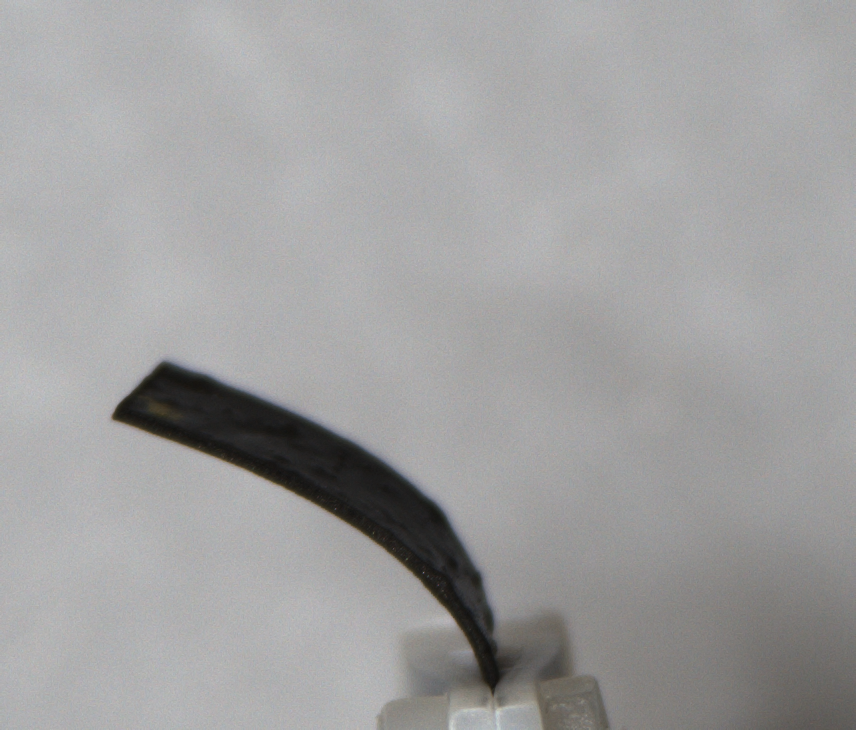
#> input picture exps_1_and_2/18_7_2025_exp/exp1/test1/Ecoflex_3_0_1.bmp, 856 x 730 px, found by its file name
$ python midline_extract.py
#> lines starting #> are read from the running program, lines starting #| are printed output that depends on the picture; after the words box and inside, x2 and y2 are one past the last pixel; in counts of white or black regions, pixels touching at a corner belong together
from skimage.morphology import skeletonize
from skimage import img_as_bool
import numpy as np
from PIL import Image
import cv2
import os
import matplotlib.pyplot as plt
from skimage import measure
from scipy.ndimage import gaussian_filter1d

numoflayer = '3layer'
ratio = '_1to1'
kuadu = '_3mm'
frequency = '_1Hz'
cichangqiangdu = '_30mT'

y_min = 200
y_max = 660
x_min = 157
x_max = 664

y_length = y_max-y_min
x_length = x_max-x_min

binary_threshold = 47


'调整尺寸和二值化阈值并提取中心线，且找到原点与放缩比例'
filename = r"C:\Users\xchenim\Documents\GitHub\Bayesian_Optimization_for_Sheet_Robots\19_7_Excel\test10\Ecoflex_3_0_1.bmp"
# filename = "D:\\biaozhengshiyan2024-04-25\\2zhouqi_3mmx12mm_2Hz_max_final_2024-05-04_C001H001S0001\\biaochi.png"
ori = cv2.imread(filename)
#> ori is the input picture: shape (730, 856, 3); mean B, G, R 159.9, 159.7, 160.2
ori_img = cv2.imread(filename)[y_min:y_max, x_min:x_max]
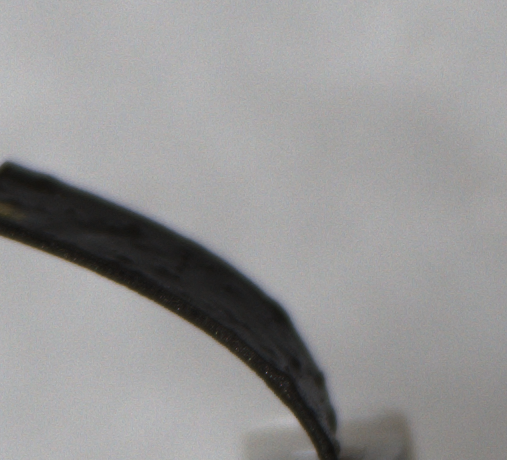
#> ori_img: shape (460, 507, 3); mean B, G, R 150.2, 150.2, 150.9
img = cv2.cvtColor(ori_img,cv2.COLOR_BGR2GRAY)

'二值化图像处理'
_, img = cv2.threshold(img,binary_threshold, 255, cv2.THRESH_BINARY_INV)
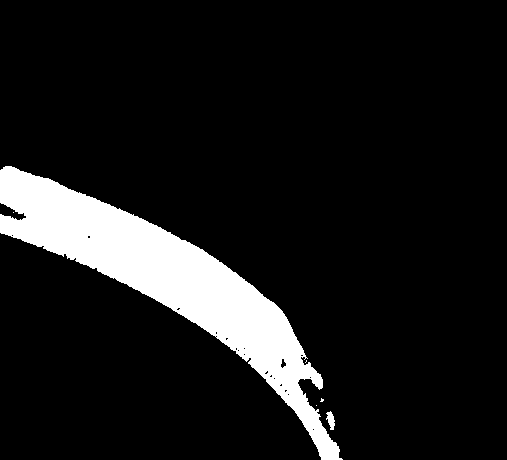
#> img: shape (460, 507); 10.3% white; 6 white regions (4 under 20 px), largest, box (x1, y1, x2, y2) and area: (0, 166, 343, 460) 23883, (326, 411, 335, 430) 104

'膨胀腐蚀'
# kernel = np.ones(shape=(5, 5))
kernel = cv2.getStructuringElement(cv2.MORPH_RECT,(2, 2))
img = cv2.dilate(img,kernel)
#> img: shape (460, 507); 10.7% white; 4 white regions (2 under 20 px), largest, box (x1, y1, x2, y2) and area: (0, 166, 344, 460) 24683, (326, 411, 336, 431) 138
img = cv2.dilate(img,kernel)
#> img: shape (460, 507); 11% white; 3 white regions, box (x1, y1, x2, y2) and area: (0, 166, 345, 460) 25411, (326, 411, 337, 432) 170, (320, 398, 326, 404) 30
img = cv2.dilate(img,kernel)
#> img: shape (460, 507); 11.3% white; 1 white region, box (x1, y1, x2, y2) and area: (0, 166, 346, 460) 26355
img = cv2.dilate(img,kernel)
#> img: shape (460, 507); 11.6% white; 1 white region, box (x1, y1, x2, y2) and area: (0, 166, 347, 460) 27084
img = cv2.dilate(img,kernel)
#> img: shape (460, 507); 11.9% white; 1 white region, box (x1, y1, x2, y2) and area: (0, 166, 348, 460) 27790
img = cv2.dilate(img,kernel)
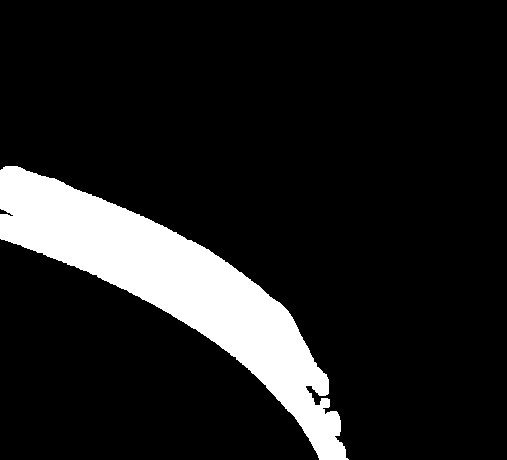
#> img: shape (460, 507); 12.2% white; 1 white region, box (x1, y1, x2, y2) and area: (0, 166, 349, 460) 28481
img = cv2.dilate(img,kernel)
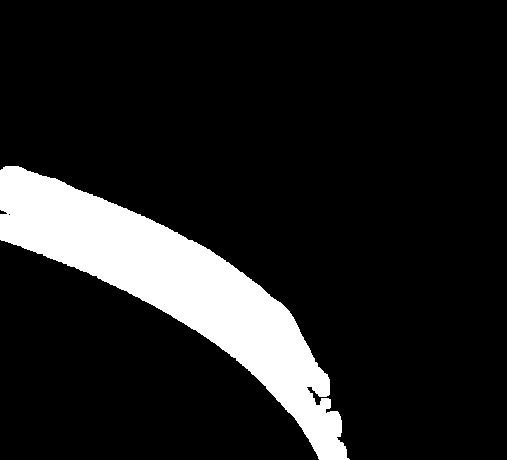
#> img: shape (460, 507); 12.5% white; 1 white region, box (x1, y1, x2, y2) and area: (0, 166, 350, 460) 29165
img = cv2.dilate(img,kernel)
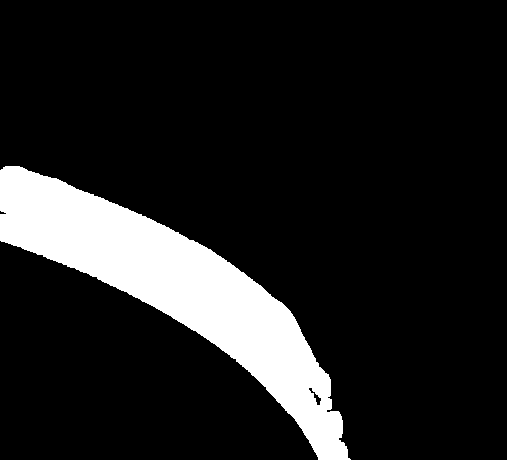
#> img: shape (460, 507); 12.8% white; 1 white region

# [10 lines of commented-out code are left out]


contours, _ = cv2.findContours(img, cv2.RETR_TREE, cv2.CHAIN_APPROX_SIMPLE)
#> contours = 2 contours; box (x1, y1, x2, y2) and area: (0, 166, 351, 460) 29428, (308, 387, 322, 406) 80
largest_contour = max(contours, key=cv2.contourArea)
#> largest_contour = contour of 504 points, box (x1, y1, x2, y2) (0, 166, 351, 460), area 29428
blank_image = np.zeros_like(img)
cv2.drawContours(blank_image, [largest_contour], -1, 255, thickness=cv2.FILLED)
#> blank_image: shape (460, 507); 12.8% white; 1 white region, box (x1, y1, x2, y2) and area: (0, 166, 351, 460) 29896
bool_image = img_as_bool(blank_image)
skeletonized_image = skeletonize(bool_image)
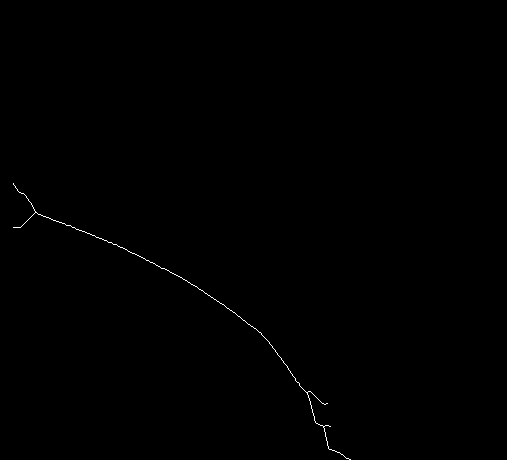
#> skeletonized_image: shape (460, 507) bool; 0.19% white in thin lines or dots, all inside (x1, y1, x2, y2) = (13, 183, 351, 460)


'可视化'
overlay_image = np.stack([255-np.zeros_like(img)] * 3, axis=-1)
# overlay_image = np.zeros_like(np_image)
overlay_image[np.where(skeletonized_image)] = [0, 0, 0]

# print(skeletonized_image)
X = []
Y = []
for i in range(len(overlay_image)):
    for j in range(len(overlay_image[0])):
        if overlay_image[i][j][0] == 0 and overlay_image[i][j][1] == 0 and overlay_image[i][j][2] == 0:
            Y.append(i+y_min)
            X.append(j+x_min)
            # print(str(j)+','+str(i))
            # print()


for i in range(len(X)):
    print(str(X[i])+'。'+str(Y[i]))
# [29 lines of commented-out code are left out]


for i in range(len(X)):
    y = Y[i]
    if y != -1:
        ori[Y[i], X[i]] = [0, 0, 255]  # 红色表示下边界
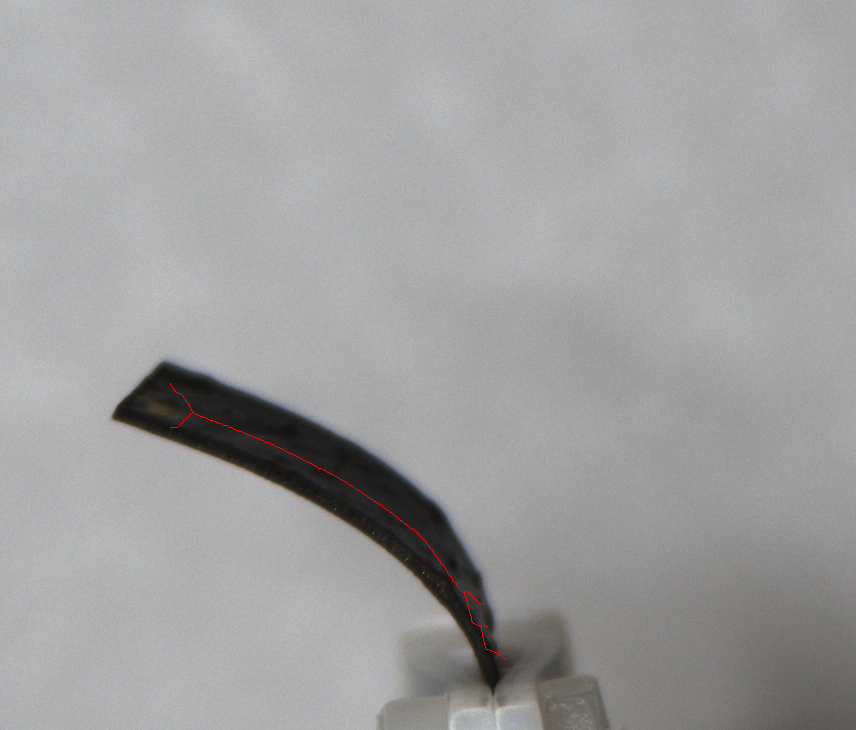
#> ori: shape (730, 856, 3); 0.07% of pixels changed, all inside (x1, y1, x2, y2) = (170, 383, 508, 660)

# 显示结果
plt.figure(figsize=(12, 5))
plt.subplot(1, 2, 1)
# plt.title("Lower Boundary Overlay")
plt.imshow(ori[..., ::-1])
plt.axis('on')

# plt.gca().invert_yaxis()
plt.xlabel("X")
plt.ylabel("Y")
plt.tight_layout()
plt.show()

# plt.plot(X,Y, color='red')
# # plt.gca().invert_yaxis()
# # plt.tight_layout()
# plt.show()

$ run again, with exps_1_and_2/18_7_2025_exp/exp1/test1/Ecoflex_0_5_1.bmp copied over exps_1_and_2/18_7_2025_exp/exp1/test1/Ecoflex_3_0_1.bmp
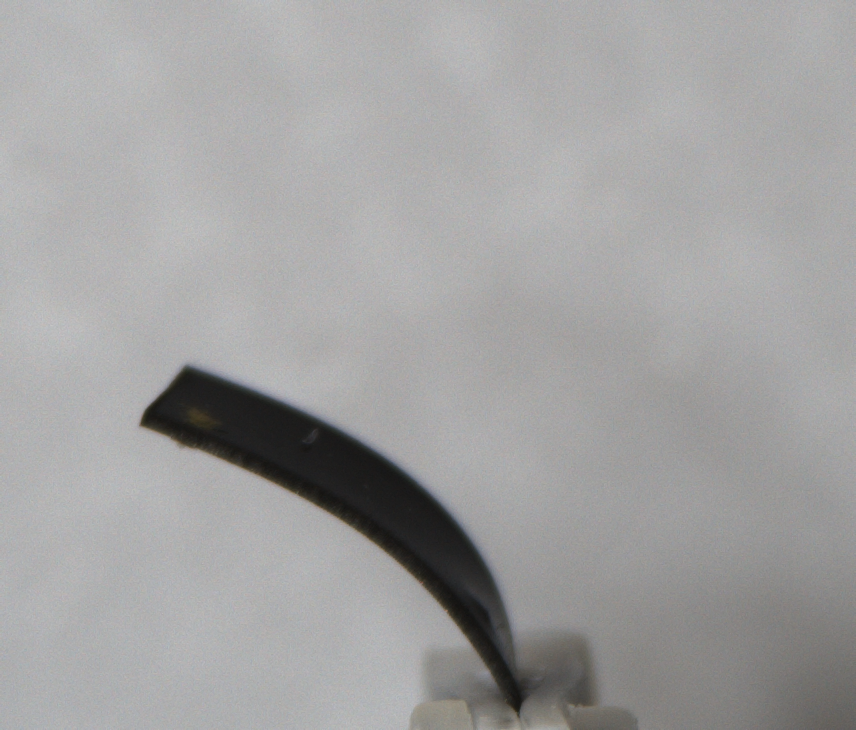
#> input picture exps_1_and_2/18_7_2025_exp/exp1/test1/Ecoflex_0_5_1.bmp, 856 x 730 px, found by its file name
#> ori is the input picture: shape (730, 856, 3); mean B, G, R 161.1, 161.1, 161.7
#> `img = cv2.dilate(img,kernel)`:
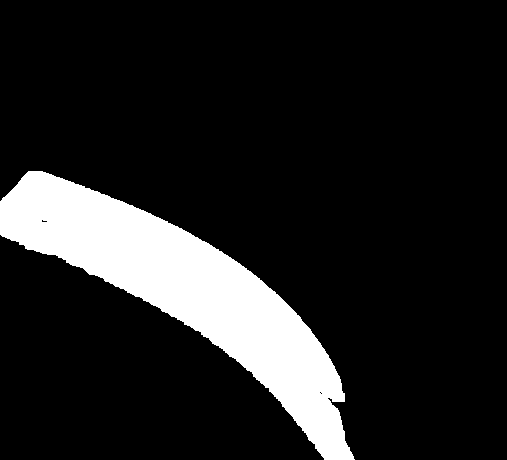
#> img: shape (460, 507); 13.4% white; 1 white region
#> contours = 4 contours, 3 with area under 20; largest, box (x1, y1, x2, y2) and area: (0, 171, 355, 460) 30689
#> largest_contour = contour of 507 points, box (x1, y1, x2, y2) (0, 171, 355, 460), area 30689
#> blank_image: shape (460, 507); 13.4% white; 1 white region, box (x1, y1, x2, y2) and area: (0, 171, 355, 460) 31152
#> skeletonized_image: shape (460, 507) bool; 0.19% white in thin lines or dots, all inside (x1, y1, x2, y2) = (21, 198, 355, 460)
#> after the loop `for i in range(len(X)):`:
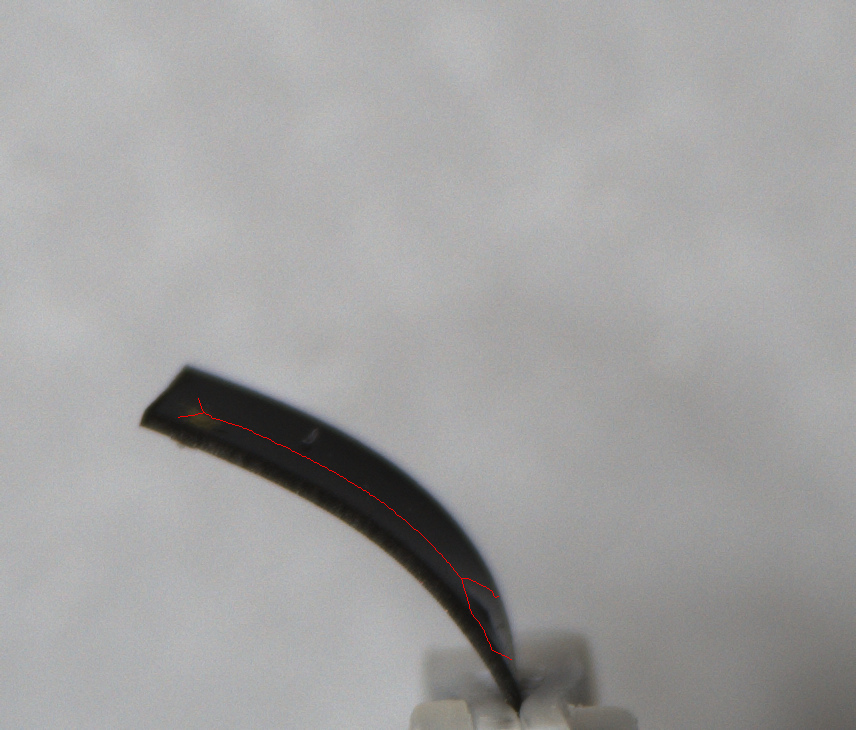
#> ori: shape (730, 856, 3); 0.07% of pixels changed, all inside (x1, y1, x2, y2) = (178, 398, 512, 660)

$ run again, with exps_1_and_2/18_7_2025_exp/exp1/test1/Ecoflex_1_0_1.bmp copied over exps_1_and_2/18_7_2025_exp/exp1/test1/Ecoflex_3_0_1.bmp
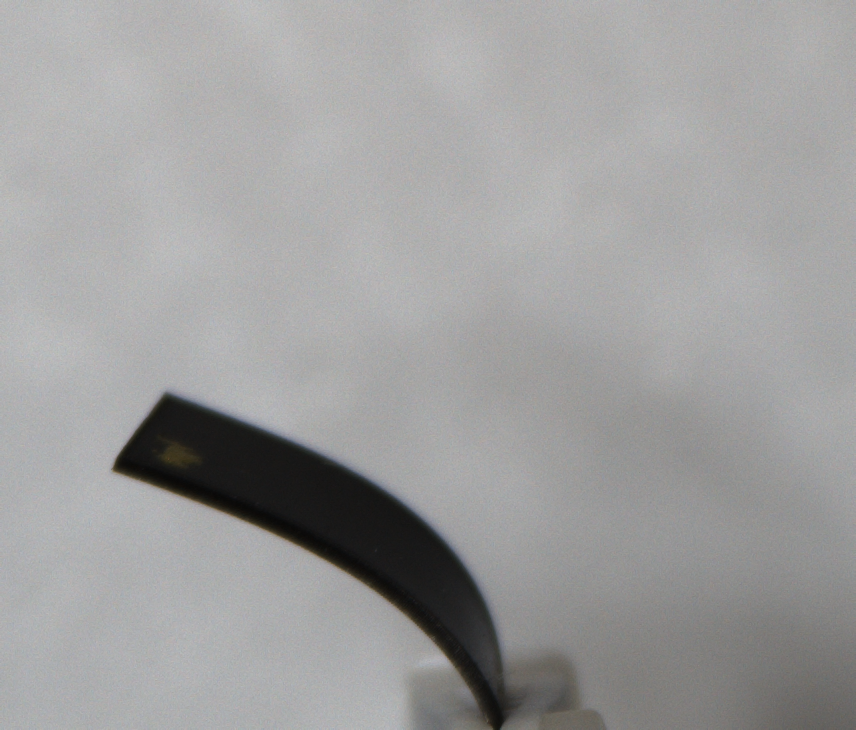
#> input picture exps_1_and_2/18_7_2025_exp/exp1/test1/Ecoflex_1_0_1.bmp, 856 x 730 px, found by its file name
#> ori is the input picture: shape (730, 856, 3); mean B, G, R 158.1, 158.1, 158.4
#> `img = cv2.dilate(img,kernel)`:
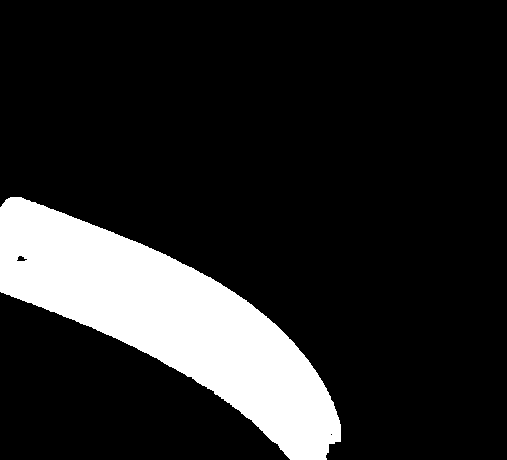
#> img: shape (460, 507); 15.3% white; 1 white region
#> contours = 3 contours, 1 with area under 20; largest, box (x1, y1, x2, y2) and area: (0, 197, 341, 460) 35176, (16, 255, 28, 262) 44
#> largest_contour = contour of 468 points, box (x1, y1, x2, y2) (0, 197, 341, 460), area 35176
#> blank_image: shape (460, 507); 15.3% white; 1 white region, box (x1, y1, x2, y2) and area: (0, 197, 341, 460) 35603
#> skeletonized_image: shape (460, 507) bool; 0.16% white in thin lines or dots, all inside (x1, y1, x2, y2) = (17, 212, 332, 459)
#> after the loop `for i in range(len(X)):`:
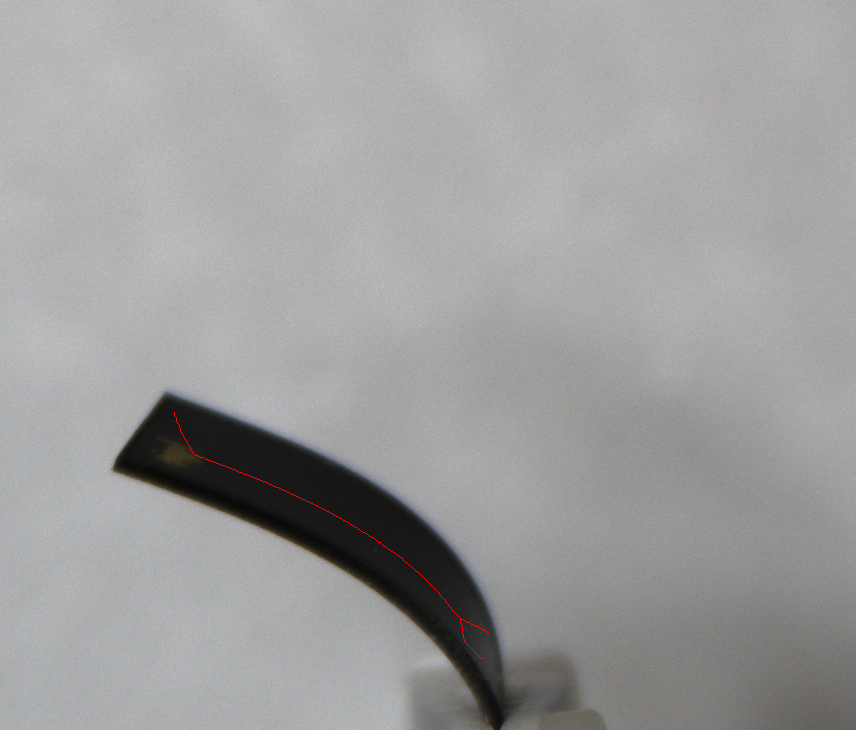
#> ori: shape (730, 856, 3); 0.06% of pixels changed, all inside (x1, y1, x2, y2) = (174, 412, 489, 659)
